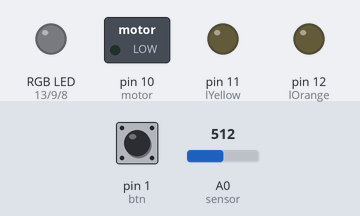
A sketch run on a simulated Arduino Uno, built with avr-gcc and run on an emulated ATmega328P. Parts: switched loads named in the sketch (green lamp = pin HIGH), an RGB LED mixed from three pins (HIGH = lit), output pins drawn as LEDs (lit = HIGH). The inputs (shaded band) are chosen by the test bench; at power-on: pin 1 (btn) LOW, A0 (sensor) = 512.

Above: at 1.2 s.
1.3 s: pin 1 (btn) pulled HIGH for 0.15 s
At 2.7 s:
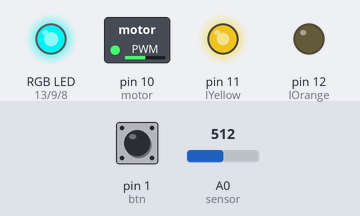
3.0 s: A0 (sensor) set to 1023
At 4.6 s:
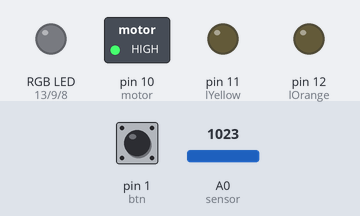
6.0 s: A0 (sensor) set to 1010
At 8.2 s:
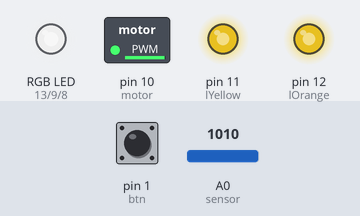
8.5 s: A0 (sensor) set to 841
At 9.2 s:
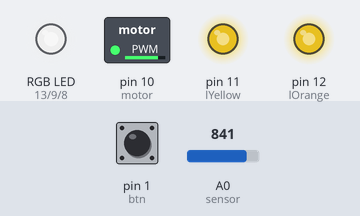
10.0 s: A0 (sensor) set to 821
At 10.7 s:
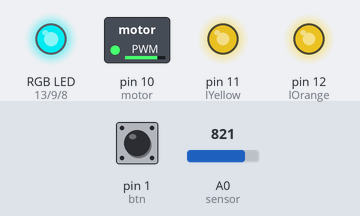
11.5 s: A0 (sensor) set to 716
At 12.7 s:
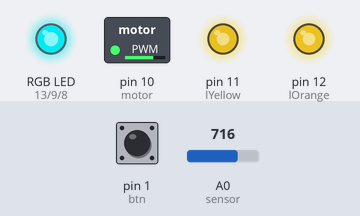
Timing chart, 0 to 14.0 s (numbered marks = the images above; inputs shaded):
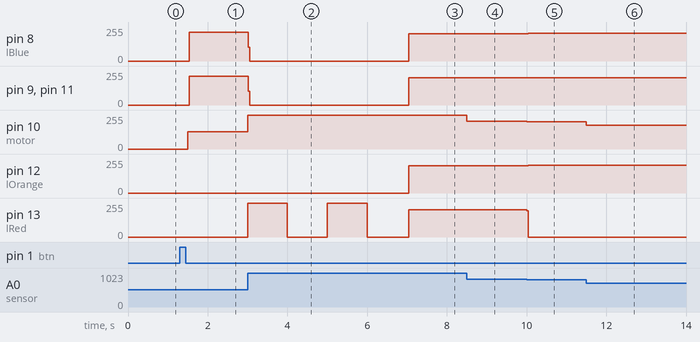

Measured:
- the behaviour switches between 1023 and 1022 on A0 (sensor) (found by bisection; images 2 and 3)
- the behaviour switches between 829 and 828 on A0 (sensor) (found by bisection; images 4 and 5)
- after the input at 1.3 s, pin 8 (lBlue), pin 9 (lGreen), pin 11 (lYellow): 0/255 → 215/255 after 0.24 s; pin 10 (motor): 0/255 → 128/255 after 0.20 s
- after the input at 3.0 s, pin 8 (lBlue), pin 9 (lGreen), pin 11 (lYellow): 215/255 → 0/255 at once; pin 10 (motor): 128/255 → 255/255 at once; pin 13 (lRed): 0/255 → 255/255 at once, → 0/255 1.0 s later, → 255/255 1.0 s later
- after the input at 6.0 s, pin 8 (lBlue), pin 9 (lGreen), pin 11 (lYellow), pin 12 (lOrange): 0/255 → 203/255 after 1.0 s; pin 10 (motor): 255/255 → 252/255 after 1.0 s
- after the input at 8.5 s, pin 10 (motor): 252/255 → 210/255 at once
- after the input at 10.0 s, pin 8 (lBlue), pin 12 (lOrange): 203/255 → 209/255 at once; pin 10 (motor): 210/255 → 205/255 at once; pin 13 (lRed): 203/255 → 0/255 at once
- after the input at 11.5 s, pin 10 (motor): 205/255 → 179/255 at once

The sketch:

Act5.ino
```cpp
int lBlue =  8,
  lGreen = 9,
  lYellow = 11,
  lOrange = 12,
  lRed = 13,
  btn = 1;

float sensor = A0,
  sensBit = 0,
  sensTemp = 0;

float motor = 10, // Output 8 BITs PWM
  vel = 0; //Convert 10Bits Read to 8Bits for PWM

bool mode = false;

int btnState = 0,
  lastBtnState = 0,
  outputState = 0;

void setup() {
  pinMode(lBlue, OUTPUT);
  pinMode(lGreen, OUTPUT);
  pinMode(lYellow, OUTPUT);
  pinMode(lOrange, OUTPUT);
  pinMode(lRed, OUTPUT);
  pinMode(motor, OUTPUT);

  pinMode(sensor, INPUT);
  pinMode(btn, INPUT);
}

void loop() {
  sensBit = analogRead(sensor);
  sensTemp = convertBitToTemp(sensBit); //Convert Bits value to grades Celsius

  vel = convertBitToVelocity(sensBit);

  btnState = digitalRead(btn);

  if(btnState == HIGH && lastBtnState == LOW) {
    mode = !mode;

    delay(200);
  }

  lastBtnState = btnState;

  if(mode && sensTemp > 0){
    turnOnMotor(motor, vel);
    turnOnLeds();
  }
  else
    reset();

}

float convertBitToTemp(float sensBit) {
  return (sensBit * 100) / 1023;
}

float convertBitToVelocity(float sensBit){
  return sensBit/4;
}

void reset() {
  digitalWrite(lBlue, LOW);
  digitalWrite(lGreen , LOW);
  digitalWrite(lYellow, LOW);
  digitalWrite(lOrange, LOW);
  digitalWrite(lRed, LOW);
};

void turnOnMotor(float motor, float vel){
  analogWrite(motor, vel);
}

void turnOnLeds() {
  reset();

  if(sensTemp >= 1 && sensTemp < 21) {
    digitalWrite(lBlue, HIGH);
  }
  if(sensTemp >= 21 && sensTemp < 41) {
    digitalWrite(lBlue, HIGH);
    digitalWrite(lGreen , HIGH);
  }
  if(sensTemp >= 41 && sensTemp < 61) {
    digitalWrite(lBlue, HIGH);
    digitalWrite(lGreen , HIGH);
    digitalWrite(lYellow, HIGH);
  }
  if(sensTemp >= 61 && sensTemp < 81) {
    digitalWrite(lBlue, HIGH);
    digitalWrite(lGreen , HIGH);
    digitalWrite(lYellow, HIGH);
    digitalWrite(lOrange, HIGH);
  }
  if(sensTemp >= 81 && sensTemp < 100) {
    digitalWrite(lBlue, HIGH);
    digitalWrite(lGreen , HIGH);
    digitalWrite(lYellow, HIGH);
    digitalWrite(lOrange, HIGH);
    digitalWrite(lRed, HIGH);
  }
  if(sensTemp == 100) {
    digitalWrite(lRed, HIGH);
    delay(1000);
    digitalWrite(lRed, LOW);
    delay(1000);
  }
}
```
